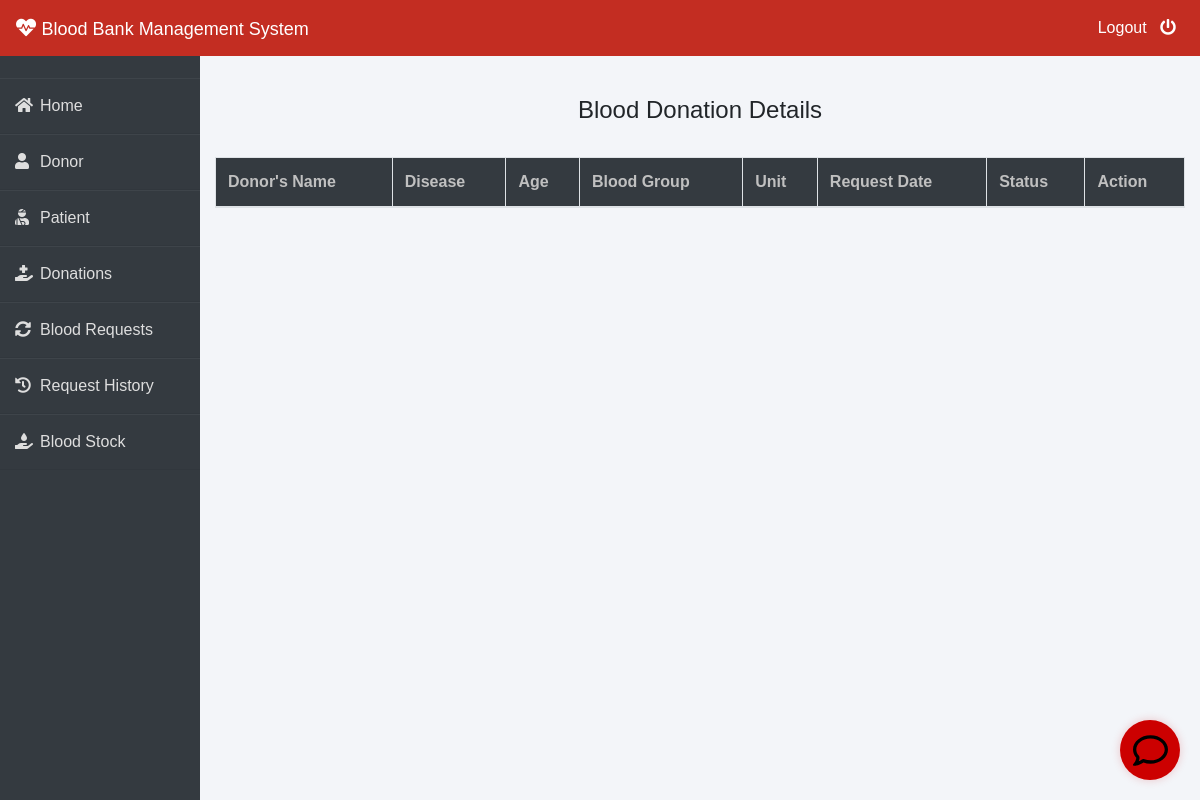
The page /admin-donation (signed in) on the database as committed earlier.
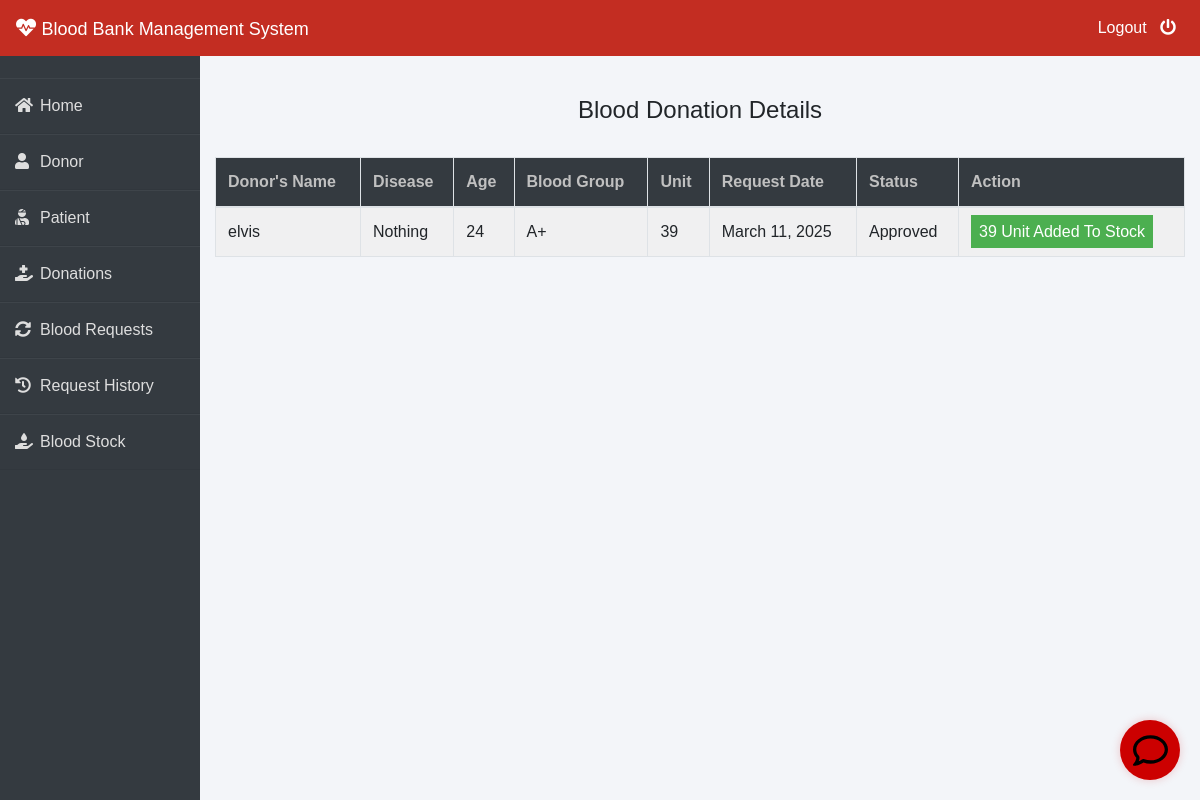
The same page on the database as committed later.
### donor/models.py (models this page shows, shortened)
class BloodDonate(models.Model):
    donor=models.ForeignKey(Donor,on_delete=models.CASCADE)
    disease=models.CharField(max_length=100,default="Nothing")
    age=models.PositiveIntegerField()
    bloodgroup=models.CharField(max_length=10)
    unit=models.PositiveIntegerField(default=0)
    status=models.CharField(max_length=20,default="Pending")
    date=models.DateField(auto_now=True)

class Donor(models.Model):
    user=models.OneToOneField(User,on_delete=models.CASCADE)
    profile_pic= models.ImageField(upload_to='profile_pic/Donor/',null=True,blank=True)
    bloodgroup=models.CharField(max_length=10)
    address = models.CharField(max_length=40)
    mobile = models.CharField(max_length=20,null=False)
    def __str__(self):
        return self.user.first_name

### blood/views.py (the view)
# urls.py: path('admin-donation', views.admin_donation_view,name='admin-donation'),
@login_required(login_url='adminlogin')
def admin_donation_view(request):
    donations=dmodels.BloodDonate.objects.all()
    return render(request,'blood/admin_donation.html',{'donations':donations})

### templates/blood/admin_donation.html (shortened to what this page needs)
{% extends 'blood/adminbase.html' %}
{% block content %}
{% load widget_tweaks %}
{%load static%}
<head>
   </head>
<br><br>
<div class="container">
    <H4 class="text-center">Blood Donation Details</H4><br>
    <table class="table table-light table-hover table-bordered table-striped">
        <thead class="bg-dark">
            <tr>
                <th scope="col" style="color: rgb(192, 192, 192);">Donor's Name</th>
                <th scope="col" style="color: rgb(192, 192, 192);">Disease</th>
                <th scope="col" style="color: rgb(192, 192, 192);">Age</th>
                <th scope="col" style="color: rgb(192, 192, 192);">Blood Group</th>
                <th scope="col" style="color: rgb(192, 192, 192);">Unit</th>
                <th scope="col" style="color: rgb(192, 192, 192);">Request Date</th>
                <th scope="col" style="color: rgb(192, 192, 192);">Status</th>
                <th style="color: rgb(192, 192, 192);">Action</th>
            </tr>
        </thead>
        <tbody>
            {% for t in donations %}
            <tr>
                <td> {{t.donor}}</td>
                <td> {{t.disease}}</td>
                <td> {{t.age}}</td>
                <td>{{t.bloodgroup}}</td>
                <td>{{t.unit}}</td>
                <td>{{t.date}}</td>
                <td>{{t.status}}</td>
                {% if t.status == 'Pending' %}
                <td>
                    <button class="btn btn-success btn-sm"><a  style="text-decoration: none;color: white;" href="{% url 'approve-donation' t.id  %}"><i class="fa fa-check"></i> Approve</a> </button>
                    <button class="btn btn-danger btn-sm"><a  style="text-decoration: none;color: white;" href="{% url 'reject-donation' t.id  %}"><i class="fa fa-times"></i> Reject</a> </button>
                </td>
                {% elif  t.status == 'Approved' %}
                <td><span class="label success">{{t.unit}} Unit Added To Stock</span></td>
                {% else %}
                <td><span class="label danger">0 Unit Added To Stock</span></td>
                {% endif %}
            </tr>
            {% endfor %}
        </tbody>
    </table>
</div>
{% endblock content %}

Rows that differ between the two databases and show on the page:
added BloodDonate: donor "elvis", disease "Nothing", age "24", bloodgroup "A+", unit "39", date "March 11, 2025", status "Approved"
